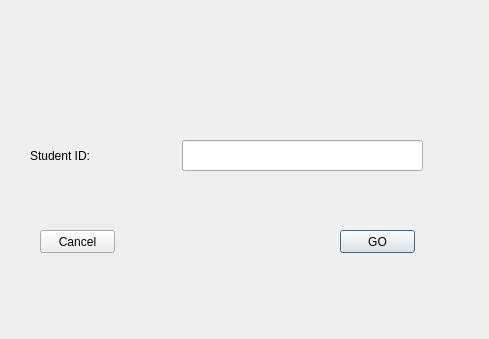
<?xml version="1.0" encoding="UTF-8"?>
<ui version="4.0">
 <class>Dialog</class>
 <widget class="QDialog" name="Dialog">
  <property name="geometry">
   <rect>
    <x>0</x>
    <y>0</y>
    <width>489</width>
    <height>339</height>
   </rect>
  </property>
  <property name="windowTitle">
   <string>Dialog</string>
  </property>
  <widget class="QLabel" name="label">
   <property name="geometry">
    <rect>
     <x>30</x>
     <y>130</y>
     <width>131</width>
     <height>51</height>
    </rect>
   </property>
   <property name="styleSheet">
    <string notr="true">font: 18pt &quot;MS Shell Dlg 2&quot;;</string>
   </property>
   <property name="text">
    <string>Student ID: </string>
   </property>
  </widget>
  <widget class="QLineEdit" name="lineEdit">
   <property name="geometry">
    <rect>
     <x>182</x>
     <y>140</y>
     <width>241</width>
     <height>31</height>
    </rect>
   </property>
  </widget>
  <widget class="QPushButton" name="searchButton">
   <property name="geometry">
    <rect>
     <x>340</x>
     <y>230</y>
     <width>75</width>
     <height>23</height>
    </rect>
   </property>
   <property name="text">
    <string>GO</string>
   </property>
  </widget>
  <widget class="QPushButton" name="cancel">
   <property name="geometry">
    <rect>
     <x>40</x>
     <y>230</y>
     <width>75</width>
     <height>23</height>
    </rect>
   </property>
   <property name="text">
    <string>Cancel</string>
   </property>
  </widget>
 </widget>
 <resources/>
 <connections/>
</ui>
